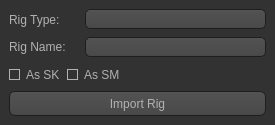
<?xml version="1.0" encoding="UTF-8"?>
<ui version="4.0">
 <class>SummonerSmallForm</class>
 <widget class="QWidget" name="SummonerSmallForm">
  <property name="geometry">
   <rect>
    <x>0</x>
    <y>0</y>
    <width>275</width>
    <height>125</height>
   </rect>
  </property>
  <property name="minimumSize">
   <size>
    <width>275</width>
    <height>0</height>
   </size>
  </property>
  <property name="windowTitle">
   <string>Form</string>
  </property>
  <property name="styleSheet">
   <string notr="true">QToolTip
{
     border: 1px solid black;
     background-color: #ffa02f;
     padding: 1px;
     border-radius: 3px;
     opacity: 100;
}

QWidget
{
    color: #b1b1b1;
    background-color: #323232;
}

QWidget:item:hover
{
    background-color: QLinearGradient( x1: 0, y1: 0, x2: 0, y2: 1, stop: 0 #ffa02f, stop: 1 #ca0619);
    color: #000000;
}

QWidget:item:selected
{
    background-color: QLinearGradient( x1: 0, y1: 0, x2: 0, y2: 1, stop: 0 #ffa02f, stop: 1 #d7801a);
}

QMenuBar::item
{
    background: transparent;
}

QMenuBar::item:selected
{
    background: transparent;
    border: 1px solid #ffaa00;
}

QMenuBar::item:pressed
{
    background: #444;
    border: 1px solid #000;
    background-color: QLinearGradient(
        x1:0, y1:0,
        x2:0, y2:1,
        stop:1 #212121,
        stop:0.4 #343434/*,
        stop:0.2 #343434,
        stop:0.1 #ffaa00*/
    );
    margin-bottom:-1px;
    padding-bottom:1px;
}

QMenu
{
    border: 1px solid #000;
}

QMenu::item
{
    padding: 2px 20px 2px 20px;
}

QMenu::item:selected
{
    color: #000000;
}

QWidget:disabled
{
    color: #404040;
    background-color: #323232;
}

QAbstractItemView
{
    background-color: QLinearGradient( x1: 0, y1: 0, x2: 0, y2: 1, stop: 0 #4d4d4d, stop: 0.1 #646464, stop: 1 #5d5d5d);
}

QWidget:focus
{
    /*border: 2px solid QLinearGradient( x1: 0, y1: 0, x2: 0, y2: 1, stop: 0 #ffa02f, stop: 1 #d7801a);*/
}

QLineEdit
{
    background-color: QLinearGradient( x1: 0, y1: 0, x2: 0, y2: 1, stop: 0 #4d4d4d, stop: 0 #646464, stop: 1 #5d5d5d);
    color: rgba(255,255,255,255);
    padding: 1px;
    border-style: solid;
    border: 1px solid #1e1e1e;
    border-radius: 3;
    border: 2px solid QLinearGradient( x1: 0, y1: 0, x2: 0, y2: 1, stop: 0 #ffa02f, stop: 1 #d7801a);
}

QPushButton
{
    color: #b1b1b1;
    background-color: QLinearGradient( x1: 0, y1: 0, x2: 0, y2: 1, stop: 0 #565656, stop: 0.1 #525252, stop: 0.5 #4e4e4e, stop: 0.9 #4a4a4a, stop: 1 #464646);
    border-width: 1px;
    border-color: #1e1e1e;
    border-style: solid;
    border-radius: 6;
    padding: 3px;
    font-size: 12px;
    padding-left: 5px;
    padding-right: 5px;
}

QPushButton:pressed
{
    background-color: QLinearGradient( x1: 0, y1: 0, x2: 0, y2: 1, stop: 0 #2d2d2d, stop: 0.1 #2b2b2b, stop: 0.5 #292929, stop: 0.9 #282828, stop: 1 #252525);
}

QComboBox
{
    selection-background-color: #ffaa00;
    background-color: QLinearGradient( x1: 0, y1: 0, x2: 0, y2: 1, stop: 0 #565656, stop: 0.1 #525252, stop: 0.5 #4e4e4e, stop: 0.9 #4a4a4a, stop: 1 #464646);
    border-style: solid;
    border: 1px solid #1e1e1e;
    border-radius: 5;
}

QComboBox:hover,QPushButton:hover
{
    border: 2px solid QLinearGradient( x1: 0, y1: 0, x2: 0, y2: 1, stop: 0 #ffa02f, stop: 1 #d7801a);
}


QComboBox:on
{
    padding-top: 3px;
    padding-left: 4px;
    background-color: QLinearGradient( x1: 0, y1: 0, x2: 0, y2: 1, stop: 0 #2d2d2d, stop: 0.1 #2b2b2b, stop: 0.5 #292929, stop: 0.9 #282828, stop: 1 #252525);
    selection-background-color: #ffaa00;
}

QComboBox QAbstractItemView
{
    border: 2px solid darkgray;
    selection-background-color: QLinearGradient( x1: 0, y1: 0, x2: 0, y2: 1, stop: 0 #ffa02f, stop: 1 #d7801a);
}

QComboBox::drop-down
{
     subcontrol-origin: padding;
     subcontrol-position: top right;
     width: 15px;

     border-left-width: 0px;
     border-left-color: darkgray;
     border-left-style: solid; /* just a single line */
     border-top-right-radius: 3px; /* same radius as the QComboBox */
     border-bottom-right-radius: 3px;
 }

QComboBox::down-arrow
{
     image: url(:/down_arrow.png);
}

QGroupBox:focus
{
border: 2px solid QLinearGradient( x1: 0, y1: 0, x2: 0, y2: 1, stop: 0 #ffa02f, stop: 1 #d7801a);
}

QTextEdit:focus
{
    border: 2px solid QLinearGradient( x1: 0, y1: 0, x2: 0, y2: 1, stop: 0 #ffa02f, stop: 1 #d7801a);
}

QScrollBar:horizontal {
     border: 1px solid #222222;
     background: QLinearGradient( x1: 0, y1: 0, x2: 0, y2: 1, stop: 0.0 #121212, stop: 0.2 #282828, stop: 1 #484848);
     height: 7px;
     margin: 0px 16px 0 16px;
}

QScrollBar::handle:horizontal
{
      background: QLinearGradient( x1: 0, y1: 0, x2: 1, y2: 0, stop: 0 #ffa02f, stop: 0.5 #d7801a, stop: 1 #ffa02f);
      min-height: 20px;
      border-radius: 2px;
}

QScrollBar::add-line:horizontal {
      border: 1px solid #1b1b19;
      border-radius: 2px;
      background: QLinearGradient( x1: 0, y1: 0, x2: 1, y2: 0, stop: 0 #ffa02f, stop: 1 #d7801a);
      width: 14px;
      subcontrol-position: right;
      subcontrol-origin: margin;
}

QScrollBar::sub-line:horizontal {
      border: 1px solid #1b1b19;
      border-radius: 2px;
      background: QLinearGradient( x1: 0, y1: 0, x2: 1, y2: 0, stop: 0 #ffa02f, stop: 1 #d7801a);
      width: 14px;
     subcontrol-position: left;
     subcontrol-origin: margin;
}

QScrollBar::right-arrow:horizontal, QScrollBar::left-arrow:horizontal
{
      border: 1px solid black;
      width: 1px;
      height: 1px;
      background: white;
}

QScrollBar::add-page:horizontal, QScrollBar::sub-page:horizontal
{
      background: none;
}

QScrollBar:vertical
{
      background: QLinearGradient( x1: 0, y1: 0, x2: 1, y2: 0, stop: 0.0 #121212, stop: 0.2 #282828, stop: 1 #484848);
      width: 7px;
      margin: 16px 0 16px 0;
      border: 1px solid #222222;
}

QScrollBar::handle:vertical
{
      background: QLinearGradient( x1: 0, y1: 0, x2: 0, y2: 1, stop: 0 #ffa02f, stop: 0.5 #d7801a, stop: 1 #ffa02f);
      min-height: 20px;
      border-radius: 2px;
}

QScrollBar::add-line:vertical
{
      border: 1px solid #1b1b19;
      border-radius: 2px;
      background: QLinearGradient( x1: 0, y1: 0, x2: 0, y2: 1, stop: 0 #ffa02f, stop: 1 #d7801a);
      height: 14px;
      subcontrol-position: bottom;
      subcontrol-origin: margin;
}

QScrollBar::sub-line:vertical
{
      border: 1px solid #1b1b19;
      border-radius: 2px;
      background: QLinearGradient( x1: 0, y1: 0, x2: 0, y2: 1, stop: 0 #d7801a, stop: 1 #ffa02f);
      height: 14px;
      subcontrol-position: top;
      subcontrol-origin: margin;
}

QScrollBar::up-arrow:vertical, QScrollBar::down-arrow:vertical
{
      border: 1px solid black;
      width: 1px;
      height: 1px;
      background: white;
}


QScrollBar::add-page:vertical, QScrollBar::sub-page:vertical
{
      background: none;
}

QTextEdit
{
    background-color: #242424;
}

QPlainTextEdit
{
    background-color: #242424;
}

QHeaderView::section
{
    background-color: QLinearGradient(x1:0, y1:0, x2:0, y2:1, stop:0 #616161, stop: 0.5 #505050, stop: 0.6 #434343, stop:1 #656565);
    color: white;
    padding-left: 4px;
    border: 1px solid #6c6c6c;
}

QCheckBox:disabled
{
color: #414141;
}

QDockWidget::title
{
    text-align: center;
    spacing: 3px; /* spacing between items in the tool bar */
    background-color: QLinearGradient(x1:0, y1:0, x2:0, y2:1, stop:0 #323232, stop: 0.5 #242424, stop:1 #323232);
}

QDockWidget::close-button, QDockWidget::float-button
{
    text-align: center;
    spacing: 1px; /* spacing between items in the tool bar */
    background-color: QLinearGradient(x1:0, y1:0, x2:0, y2:1, stop:0 #323232, stop: 0.5 #242424, stop:1 #323232);
}

QDockWidget::close-button:hover, QDockWidget::float-button:hover
{
    background: #242424;
}

QDockWidget::close-button:pressed, QDockWidget::float-button:pressed
{
    padding: 1px -1px -1px 1px;
}

QMainWindow::separator
{
    background-color: QLinearGradient(x1:0, y1:0, x2:0, y2:1, stop:0 #161616, stop: 0.5 #151515, stop: 0.6 #212121, stop:1 #343434);
    color: white;
    padding-left: 4px;
    border: 1px solid #4c4c4c;
    spacing: 3px; /* spacing between items in the tool bar */
}

QMainWindow::separator:hover
{

    background-color: QLinearGradient(x1:0, y1:0, x2:0, y2:1, stop:0 #d7801a, stop:0.5 #b56c17 stop:1 #ffa02f);
    color: white;
    padding-left: 4px;
    border: 1px solid #6c6c6c;
    spacing: 3px; /* spacing between items in the tool bar */
}

QToolBar::handle
{
     spacing: 3px; /* spacing between items in the tool bar */
     background: url(:/images/handle.png);
}

QMenu::separator
{
    height: 2px;
    background-color: QLinearGradient(x1:0, y1:0, x2:0, y2:1, stop:0 #161616, stop: 0.5 #151515, stop: 0.6 #212121, stop:1 #343434);
    color: white;
    padding-left: 4px;
    margin-left: 10px;
    margin-right: 5px;
}

QProgressBar
{
    border: 2px solid grey;
    border-radius: 5px;
    text-align: center;
}

QProgressBar::chunk
{
    background-color: #d7801a;
    width: 2.15px;
    margin: 0.5px;
}

QTabBar::tab {
    color: #b1b1b1;
    border: 1px solid #444;
    border-bottom-style: none;
    background-color: #323232;
    padding-left: 10px;
    padding-right: 10px;
    padding-top: 3px;
    padding-bottom: 2px;
    margin-right: -1px;
}

QTabWidget::pane {
    border: 1px solid #444;
    top: 1px;
}

QTabBar::tab:last
{
    margin-right: 0; /* the last selected tab has nothing to overlap with on the right */
    border-top-right-radius: 3px;
}

QTabBar::tab:first:!selected
{
 margin-left: 0px; /* the last selected tab has nothing to overlap with on the right */


    border-top-left-radius: 3px;
}

QTabBar::tab:!selected
{
    color: #b1b1b1;
    border-bottom-style: solid;
    margin-top: 3px;
    background-color: QLinearGradient(x1:0, y1:0, x2:0, y2:1, stop:1 #212121, stop:.4 #343434);
}

QTabBar::tab:selected
{
    border-top-left-radius: 3px;
    border-top-right-radius: 3px;
    margin-bottom: 0px;
}

QTabBar::tab:!selected:hover
{
    /*border-top: 2px solid #ffaa00;
    padding-bottom: 3px;*/
    border-top-left-radius: 3px;
    border-top-right-radius: 3px;
    background-color: QLinearGradient(x1:0, y1:0, x2:0, y2:1, stop:1 #212121, stop:0.4 #343434, stop:0.2 #343434, stop:0.1 #ffaa00);
}

QRadioButton::indicator:checked, QRadioButton::indicator:unchecked{
    color: #b1b1b1;
    background-color: #323232;
    border: 1px solid #b1b1b1;
    border-radius: 6px;
}

QRadioButton::indicator:checked
{
    background-color: qradialgradient(
        cx: 0.5, cy: 0.5,
        fx: 0.5, fy: 0.5,
        radius: 1.0,
        stop: 0.25 #ffaa00,
        stop: 0.3 #323232
    );
}

QCheckBox::indicator{
    color: #b1b1b1;
    background-color: #323232;
    border: 1px solid #b1b1b1;
    width: 9px;
    height: 9px;
}

QRadioButton::indicator
{
    border-radius: 6px;
}

QRadioButton::indicator:hover, QCheckBox::indicator:hover
{
    border: 1px solid #ffaa00;
}

QCheckBox::indicator:checked
{
    border: 1px solid #ffaa00;
    background-color: rgba(102,68,0,255);
}

QCheckBox::indicator:disabled, QRadioButton::indicator:disabled
{
    border: 1px solid #444;
}</string>
  </property>
  <layout class="QVBoxLayout" name="verticalLayout">
   <property name="leftMargin">
    <number>9</number>
   </property>
   <property name="topMargin">
    <number>9</number>
   </property>
   <property name="rightMargin">
    <number>9</number>
   </property>
   <property name="bottomMargin">
    <number>9</number>
   </property>
   <item>
    <widget class="QFrame" name="rig_Select_horizontalLayout">
     <property name="frameShape">
      <enum>QFrame::NoFrame</enum>
     </property>
     <property name="frameShadow">
      <enum>QFrame::Raised</enum>
     </property>
     <layout class="QHBoxLayout" name="horizontalLayout_2">
      <property name="leftMargin">
       <number>0</number>
      </property>
      <property name="topMargin">
       <number>0</number>
      </property>
      <property name="rightMargin">
       <number>0</number>
      </property>
      <property name="bottomMargin">
       <number>0</number>
      </property>
      <item>
       <widget class="QLabel" name="type_label">
        <property name="maximumSize">
         <size>
          <width>70</width>
          <height>16777215</height>
         </size>
        </property>
        <property name="text">
         <string>Rig Type:</string>
        </property>
       </widget>
      </item>
      <item>
       <widget class="QComboBox" name="type_comboBox">
        <property name="minimumSize">
         <size>
          <width>0</width>
          <height>20</height>
         </size>
        </property>
       </widget>
      </item>
     </layout>
    </widget>
   </item>
   <item>
    <widget class="QFrame" name="rig_name_frame">
     <property name="frameShape">
      <enum>QFrame::NoFrame</enum>
     </property>
     <property name="frameShadow">
      <enum>QFrame::Raised</enum>
     </property>
     <layout class="QHBoxLayout" name="horizontalLayout_4">
      <property name="leftMargin">
       <number>0</number>
      </property>
      <property name="topMargin">
       <number>0</number>
      </property>
      <property name="rightMargin">
       <number>0</number>
      </property>
      <property name="bottomMargin">
       <number>0</number>
      </property>
      <item>
       <widget class="QLabel" name="rig_label">
        <property name="maximumSize">
         <size>
          <width>70</width>
          <height>16777215</height>
         </size>
        </property>
        <property name="text">
         <string>Rig Name:</string>
        </property>
       </widget>
      </item>
      <item>
       <widget class="QComboBox" name="rig_comboBox">
        <property name="minimumSize">
         <size>
          <width>100</width>
          <height>20</height>
         </size>
        </property>
        <property name="toolTip">
         <string>A list of all rigs avaliable of this type.</string>
        </property>
       </widget>
      </item>
     </layout>
    </widget>
   </item>
   <item>
    <widget class="QFrame" name="checkBox_frame">
     <property name="frameShape">
      <enum>QFrame::NoFrame</enum>
     </property>
     <property name="frameShadow">
      <enum>QFrame::Raised</enum>
     </property>
     <layout class="QHBoxLayout" name="horizontalLayout">
      <property name="leftMargin">
       <number>0</number>
      </property>
      <property name="topMargin">
       <number>0</number>
      </property>
      <property name="rightMargin">
       <number>0</number>
      </property>
      <property name="bottomMargin">
       <number>0</number>
      </property>
      <item>
       <widget class="QCheckBox" name="as_sk_checkBox">
        <property name="text">
         <string>As SK</string>
        </property>
        <property name="checked">
         <bool>false</bool>
        </property>
        <property name="autoExclusive">
         <bool>false</bool>
        </property>
        <property name="tristate">
         <bool>false</bool>
        </property>
       </widget>
      </item>
      <item>
       <widget class="QCheckBox" name="as_sm_checkBox">
        <property name="text">
         <string>As SM</string>
        </property>
        <property name="autoExclusive">
         <bool>false</bool>
        </property>
        <property name="tristate">
         <bool>false</bool>
        </property>
       </widget>
      </item>
      <item>
       <spacer name="horizontalSpacer">
        <property name="orientation">
         <enum>Qt::Horizontal</enum>
        </property>
        <property name="sizeHint" stdset="0">
         <size>
          <width>10</width>
          <height>10</height>
         </size>
        </property>
       </spacer>
      </item>
     </layout>
    </widget>
   </item>
   <item>
    <widget class="QPushButton" name="import_pushButton">
     <property name="minimumSize">
      <size>
       <width>0</width>
       <height>25</height>
      </size>
     </property>
     <property name="toolTip">
      <string>Import the maya rig.</string>
     </property>
     <property name="text">
      <string> Import Rig </string>
     </property>
    </widget>
   </item>
  </layout>
 </widget>
 <resources/>
 <connections/>
</ui>
